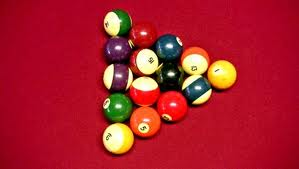
%> input picture OpenCVTest/images/balls3.jpeg, 299 x 169 px
$ octave coloredgesobel.m   (GNU Octave 9; MATLAB toolbox functions it lacks are replaced by stand-ins)
%> lines starting %> are read from the running program, lines starting %| are printed output that depends on the picture; in (x1, y1, x2, y2) boxes, pixels count from 0 and x2, y2 are one past the last pixel; in counts of white or black regions, pixels touching at a corner belong together; the program's own positions count from 1
fname = '../OpenCVTest/images/balls3.jpeg';
img = double(imread(fname));

maxcolor = max(img, [], 3);
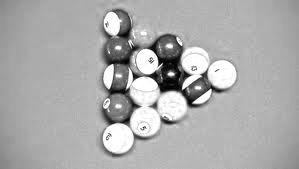
%> maxcolor: size 169x299 double; min 0, max 255, mean 171.5
normimg  = cat(3, cat(3, (img(:, :, 1)./maxcolor), img(:, :, 2)./maxcolor), img(:, :, 3)./maxcolor);
%> normimg: size 169x299x3 double; 0% of the values are NaN or infinite; the others: min 0, max 1, mean 0.461

g = zeros(size(img, 1), size(img,2));
ang = zeros(size(img, 1), size(img,2));
for i=2:size(img, 1)-1
    for j = 2:size(img, 2) - 1
        gx =  -normimg(i-1, j-1, :) - 2*normimg(i, j-1, :) - normimg(i+1, j-1, :) ...
               +normimg(i+1, j+1, :) + 2*normimg(i, j+1, :) + normimg(i+1, j+1, :);
        gx = norm(gx(:));

        gy =  -normimg(i-1, j-1, :) - 2*normimg(i-1, j, :) - normimg(i-1, j+1, :) ...
               +normimg(i+1, j-1, :) + 2*normimg(i+1, j, :) + normimg(i+1, j+1, :);
        gy = norm(gy(:));

        g(i, j) = sqrt(gx*gx + gy*gy);
        ang(i, j) = atan2(gy, gx);
    end
end
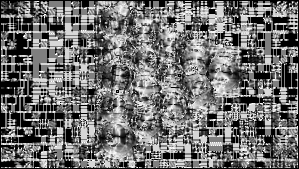
%> ang: size 169x299 double; 0.03% of the values are NaN or infinite; the others: min 0, max 1.57, mean 0.693; drawn with min black, max white, NaN and infinite black
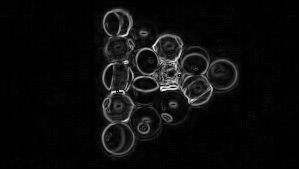
%> g: size 169x299 double; 0.03% of the values are NaN or infinite; the others: min 0, max 7.39, mean 0.357; drawn with min black, max white, NaN and infinite black

imagesc(g);
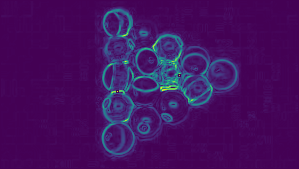
%> displayed picture: size 169x299x3, on the screen's scale of 0 to 255; mean R, G, B 67.7, 16.1, 94.7
imwrite(g>1.5, '../OpenCVTest/images/balls3_edges.jpeg');
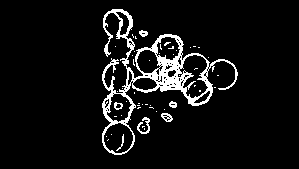
%> saved as balls3_edges.jpeg: size 169x299 logical; 7% white in thin lines or dots, all inside (x1, y1, x2, y2) = (102, 9, 238, 155)

$ run again, with OpenCVTest/images/balls1.jpeg copied over OpenCVTest/images/balls3.jpeg
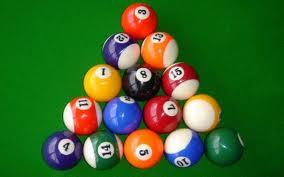
%> input picture OpenCVTest/images/balls1.jpeg, 284 x 177 px
%> after the loop `for i=2:size(img, 1)-1`:
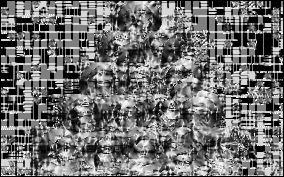
%> ang: size 177x284 double; min 0, max 1.57, mean 0.69; drawn with min black and max white
%> `imwrite(g>1.5, '../OpenCVTest/images/balls3_edges.jpeg');`:
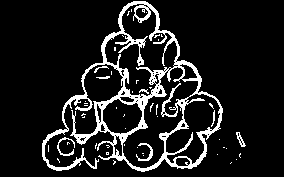
%> saved as balls3_edges.jpeg: size 177x284 logical; 11.4% white; 50 white regions (42 under 20 px), largest, box (x1, y1, x2, y2) and area: (42, 1, 223, 172) 5190, (136, 143, 153, 161) 94, (57, 137, 75, 156) 91

$ run again, with OpenCVTest/images/balls2.jpeg copied over OpenCVTest/images/balls3.jpeg
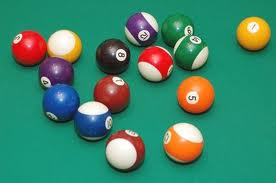
%> input picture OpenCVTest/images/balls2.jpeg, 276 x 183 px
%> after the loop `for i=2:size(img, 1)-1`:
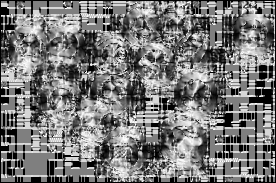
%> ang: size 183x276 double; min 0, max 1.57, mean 0.741; drawn with min black and max white
%> `imwrite(g>1.5, '../OpenCVTest/images/balls3_edges.jpeg');`:
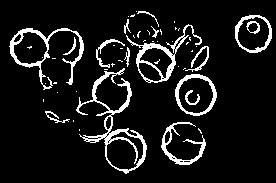
%> saved as balls3_edges.jpeg: size 183x276 logical; 9.5% white; 53 white regions (37 under 20 px), largest, box (x1, y1, x2, y2) and area: (76, 68, 147, 174) 1209, (9, 28, 84, 90) 784, (126, 24, 202, 83) 711
